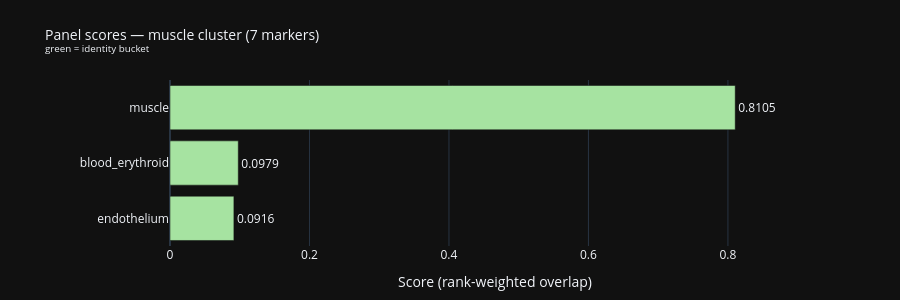

Here is the notebook cell this chart was saved with:
### Markdown cell above
## Optional visualization — ranked bucket table

What to look for: score dominance at the top and how matched markers explain bucket ordering.

### Code cell
import plotly.graph_objects as go

_COLOURS = {
    zlabel.KIND_IDENTITY: "#A6E3A1",  # green — lineage buckets
    zlabel.KIND_STATE:    "#F9E2AF",  # yellow — state buckets
}

# Show only buckets that scored above zero; everything else stays in the table above.
visible = [s for s in scores if s.score > 0]
if not visible:
    raise ValueError("No non-zero bucket scores to visualize.")

_KIND_LEGEND = {
    zlabel.KIND_IDENTITY: "green = identity bucket",
    zlabel.KIND_STATE: "yellow = state bucket",
}
legend_note = " · ".join(_KIND_LEGEND[k] for k in sorted({s.kind for s in visible}))

custom_rows = []
for s in visible:
    pieces = []
    for m in s.matched_markers:
        if m.input.lower() == m.symbol:
            pieces.append(f"{m.input}(r{m.rank})")
        else:
            pieces.append(f"{m.input}(r{m.rank}->{m.symbol})")
    custom_rows.append(", ".join(pieces) or "none")

fig = go.Figure(
    go.Bar(
        x=[s.score for s in visible],
        y=[s.bucket for s in visible],
        orientation="h",
        marker_color=[_COLOURS[s.kind] for s in visible],
        text=[f"{s.score:.4f}" for s in visible],
        textposition="outside",
        hovertemplate=(
            "<b>%{y}</b><br>score: %{x:.4f}<br>"
            "matched: %{customdata}<extra></extra>"
        ),
        customdata=custom_rows,
    )
)
fig.update_layout(
    title=dict(
        text="Panel scores — muscle cluster (7 markers)<br>"
        f"<sup>{legend_note}</sup>",
        font_size=14,
    ),
    xaxis_title="Score (rank-weighted overlap)",
    xaxis_range=[0, max(s.score for s in visible) * 1.15],
    yaxis={"autorange": "reversed"},
    template="plotly_dark",
    height=max(300, 45 * len(visible) + 100),
    margin=dict(l=170, r=80, t=80, b=50),
)
fig.show()

### Figure 1 — Plotly figure (JSON) as saved in the notebook; plotly's stock layout.template omitted (floating-point values rounded to 4 significant figures)
{"data": [{"customdata": ["mylz2(r1->mylpfa), acta1b(r2), tnnt3a(r3), myod1(r4), myog(r5)", "hbae1.1(r6)", "kdrl(r7)"], "hovertemplate": "<b>%{y}</b><br>score: %{x:.4f}<br>matched: %{customdata}<extra></extra>", "marker": {"color": ["#A6E3A1", "#A6E3A1", "#A6E3A1"]}, "orientation": "h", "text": ["0.8105", "0.0979", "0.0916"], "textposition": "outside", "type": "bar", "x": [0.8105, 0.09791, 0.09163], "y": ["muscle", "blood_erythroid", "endothelium"]}], "layout": {"height": 300, "margin": {"b": 50, "l": 170, "r": 80, "t": 80}, "title": {"font": {"size": 14}, "text": "Panel scores — muscle cluster (7 markers)<br><sup>green = identity bucket</sup>"}, "xaxis": {"range": [0, 0.932], "title": {"text": "Score (rank-weighted overlap)"}}, "yaxis": {"autorange": "reversed"}}}
